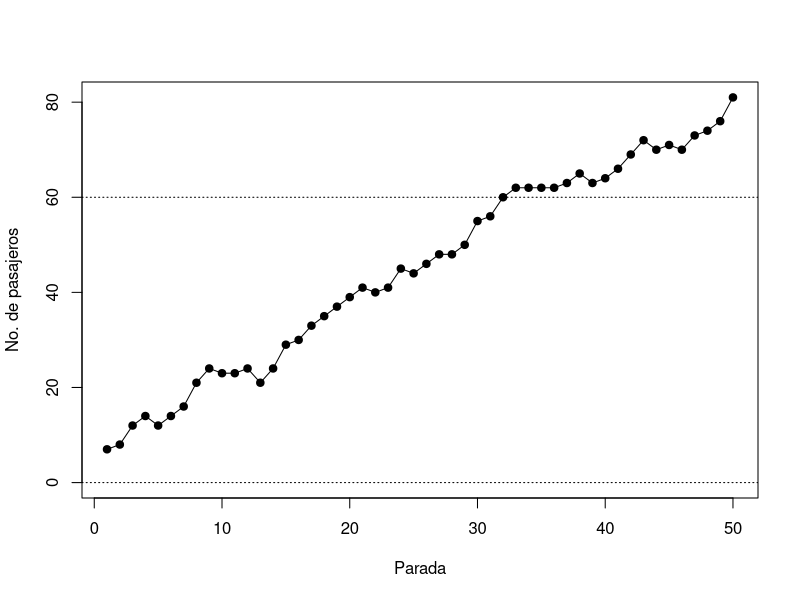

This chart was generated by the following R code:
# Rep. VI - ej. 3.b

# Instrucciones:
# Completar el código (dentro de los límites indicados) para que la simulación
# del ómnibus urbano registre correctamente la cantidad de pasajeros que no
# pudieron subir en cada parada, utilizando el vector numérico nosuben.

# Objetivos:
# Utilizar sentencias condicionales para que si pasajeros es un valor muy alto, 
# cambiar su valor por el máximo posible, y además se registre en el vector 
# nosuben la cantidad de personas que 'sobraron'.
# nosuben*: este objeto será evaluado antes y después de correr su código,
#           para determinar es capaz de hacer las acciones que se piden.

paradas <- 50
maximo  <- 60
pasajeros <- rpois(1, 10)
registro  <- numeric(paradas)
nosuben   <- numeric(paradas)
# Se da por descontado que no queda nadie afuera en la primer
# parada del recorrido, por eso nosuben[1] == 0
registro[1] <- pasajeros
for (i in 2:paradas) {
  # Bajan:
  pasajeros <- pasajeros - rpois(1, 2)
  
  # Suben:
  pasajeros <- pasajeros + rpois(1, 3)

#================ Su código comienza aquí: ================#
  # Límites:

  
  
  
  

#================ Su código termina aquí ==================#
  registro[i] <- pasajeros # Actualiza registro
}
plot(registro, type = "o", pch = 19, xlab='Parada', 
     ylab='No. de pasajeros', ylim = c(0, max(registro)))
abline(h = c(0, maximo), lty = 3)

